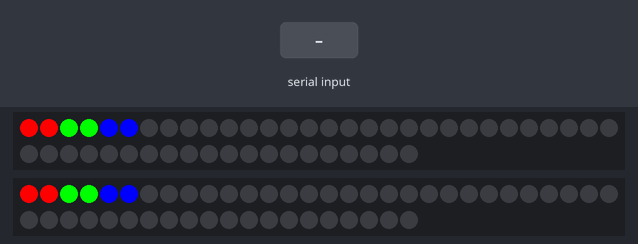
A sketch run on a simulated ESP8266 (Wemos D1 mini). On the bench: 2 × 50 RGB LEDs in strip order, left to right, continuing on the next row. The inputs (shaded band) are chosen by the test bench. Dim RGB values are drawn brighter than linear; WiFi joins after 1.5 s; servers stay silent unless stated; what the sketch prints to the serial monitor is not drawn.

Above: at 4.3 s.
4.4 s: "kill0" received over Serial
At 4.78 s:
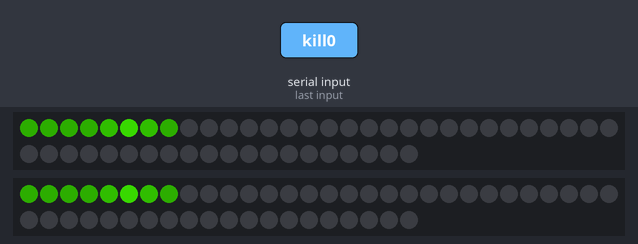
At 7.29 s:
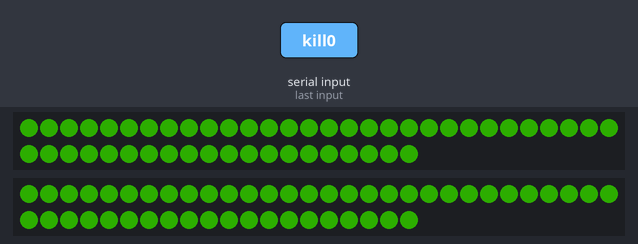

Measured:
- after the input at 4.4 s, the LEDs: first change at once (image 1 shows a later state)

The sketch:

LED_CONTROLLER_2OUT_UDP.ino
```cpp
//THIS SKETCH RECEIVES UDP DATA FOR LED STRIPS AND CONTROL IT

//========WIFI_CONFIG===========//

// INCLUDE ESP8266WiFi:
#include <ESP8266WiFi.h>
#include <WiFiUdp.h>

//CHANGE WIFI INFO HERE//
//HOME WIFI
const char *ssid = "TP-LINK_62DC";
const char *password = "67506101";

//MICROCONTROLLER WIFI SETTINGS
IPAddress ip(192, 168, 0, 135); //MICROCONTROLLER IP ADRESS
IPAddress gateway(192, 168, 0, 1);
IPAddress subnet(255, 255, 255, 0);

//UDP
WiFiUDP udp;

//IP address to send UDP data to:
// either use the ip address of the server or
// a network broadcast address
const char *udpAddress = "192.168.0.103"; //USEFULL IF NEED TO WRITE BACK TO COMPUTER
const int udpPort = 3433;                 //LISTENING PORT

//Are we currently connected?
boolean connected = false;

//===========LED_CONFIG========//

//INCLUDE FASTLED
#include <FastLED.h>

//-- CHANGE THESE -- //
#define DATA_PIN_ONE 14 //D5 on the wemos
#define DATA_PIN_TWO 13 //D7 on the wemos

#define LED_TYPE WS2811
#define COLOR_ORDER BRG
#define NUM_STRIPS 2
#define NUM_LEDS 50 //1 strip

// ============== MAX COMMUNICATIONS ===========//
#define BUFF_SIZE 64
char inputBuffer[BUFF_SIZE];

// ------------------- Gama Lookup table -------------------- //
const byte dim_curve[] = {
    0, 0, 0, 0, 0, 0, 1, 1, 1, 1, 1, 1, 1, 1, 1, 1,
    1, 1, 1, 1, 1, 1, 1, 1, 1, 1, 1, 1, 1, 1, 1, 1,
    1, 2, 2, 2, 2, 2, 2, 2, 2, 3, 3, 3, 3, 3, 4, 4,
    4, 4, 4, 5, 5, 5, 5, 6, 6, 6, 6, 7, 7, 7, 7, 8,
    8, 8, 9, 9, 9, 10, 10, 10, 11, 11, 12, 12, 12, 13, 13, 14,
    14, 15, 15, 15, 16, 16, 17, 17, 18, 18, 19, 19, 20, 20, 21, 22,
    22, 23, 23, 24, 25, 25, 26, 26, 27, 28, 28, 29, 30, 30, 31, 32,
    33, 33, 34, 35, 36, 36, 37, 38, 39, 40, 40, 41, 42, 43, 44, 45,
    46, 46, 47, 48, 49, 50, 51, 52, 53, 54, 55, 56, 57, 58, 59, 60,
    61, 62, 63, 64, 65, 67, 68, 69, 70, 71, 72, 73, 75, 76, 77, 78,
    80, 81, 82, 83, 85, 86, 87, 89, 90, 91, 93, 94, 95, 97, 98, 99,
    101, 102, 104, 105, 107, 108, 110, 111, 113, 114, 116, 117, 119, 121, 122, 124,
    125, 127, 129, 130, 132, 134, 135, 137, 139, 141, 142, 144, 146, 148, 150, 151,
    153, 155, 157, 159, 161, 163, 165, 166, 168, 170, 172, 174, 176, 178, 180, 182,
    184, 186, 189, 191, 193, 195, 197, 199, 201, 204, 206, 208, 210, 212, 215, 217,
    219, 221, 224, 226, 228, 231, 233, 235, 238, 240, 243, 245, 248, 250, 253, 255};

// -------------------------- ANIMATION ---------------------------------- //
enum State
{
    REVIVING,
    LIVING,
    DYING
};

struct Strip{
    CRGB leds[NUM_LEDS] = {};

    State currentState = LIVING;

    int livingIndex = 0;
    int revivingIndex = 0;
    int dyingIndex = 0;
};

Strip strips[2] = {};
Strip* currentStrip;

void animateLiving();
void animateReviving();
void animateDying();

void fadeToColor();

//void config();

//COLOR PALETTE;
uint8_t hue = 85;
CHSV normal    = CHSV(hue, 255, 120);
CHSV brighter  = CHSV(hue, 255, 150);
CHSV brightest = CHSV(hue, 255, 200);
CHSV dimmer1   = CHSV(hue, 255, 75);
CHSV dimmer2   = CHSV(hue, 255, 40);
//CHSV dimmer3   = CHSV(hue, 255, 40);

//======SETUP=====//

void setup()
{
    // put your setup code here, to run once:
    Serial.begin(115200);
    connectWifi(ip, gateway, subnet);

    udp.begin(udpPort); // BEGIN LISTENING ON UDP PORT udpReceivePort
    // // PRINT CONNECTION SETTINGS
    Serial.println();
    Serial.printf("Now listening at IP %s, UDP port %d\n", WiFi.localIP().toString().c_str(), udpPort);

    connected = true;

    delay(2000);
    //SETUP FASTLED
    //ADD STRIP ONE
    FastLED.addLeds<LED_TYPE, DATA_PIN_ONE, COLOR_ORDER>(strips[0].leds, NUM_LEDS);
    //ADD STRIP TWO
    FastLED.addLeds<LED_TYPE, DATA_PIN_TWO, COLOR_ORDER>(strips[1].leds, NUM_LEDS);

    //UNCOMMENT TO ENTER CONFIG MODE
    config();

    //TODO: !-- TEMPORARILY SET CURRENTSTRIP TO 0
    currentStrip = &strips[0];
}

//======MAIN_LOOP=====//

void loop()
{
    if (connected)
    {

        //If there is something in the buffer
        if (udp.parsePacket())
        {
            //Set the state on the specified strip
            //int index;
            //char command[16];
            int len = udp.read(inputBuffer, BUFF_SIZE);

            Serial.println(inputBuffer);
            Serial.println(len);
            //sscanf(inputBuffer, "%d %s", index, &command);
            //Serial.println(index);
            //Serial.println(command);


            if (strcmp(inputBuffer, "kill0") == 0){
                Serial.println(inputBuffer); //Debug
                strips[0].currentState = DYING;
            }
            else if (strcmp(inputBuffer, "revive0") == 0){
                Serial.println(inputBuffer);
                strips[0].currentState = REVIVING;
            }
            else if (strcmp(inputBuffer, "kill1") == 0){
                strips[1].currentState = DYING;
            }
            else if (strcmp(inputBuffer, "revive1") == 0){
                strips[1].currentState = REVIVING;
            }
            else {
                Serial.println("Unrecognized case from buffer");
                Serial.printf("InputBuffer: %s\n", inputBuffer);
                //Serial.printf("Command: %s\n", command);
                //Serial.printf("Index: %d\n", index);
            }

            udp.flush();
        }

        //Do Animation
        for(int s = 0; s < NUM_STRIPS; ++s){
            //Switch strip
            currentStrip = &strips[s];
            //Animate one frame on the strip
            switch (currentStrip->currentState)
            {
                case REVIVING:
                    animateReviving();
                    break;
                case DYING:
                    animateDying();
                    break;
                default:
                    animateLiving();
                    break;
            }

            // Serial.printf("Current Strip: %d\n", s);
            // Serial.printf("currentState: %d\n", currentStrip->currentState);
            // Serial.printf("livingIndex: %d\n", currentStrip->livingIndex);
            //Serial.println("dyingIndex: " + currentStrip->dyingIndex)
        }

        FastLED.show();
        //TODO: put this back to faster speed.
        delay(50);
    }
}
//======HELPERS=====//

void connectWifi(IPAddress _ip, IPAddress _gateway, IPAddress _subnet)
{
    Serial.println("***STARTING WIFI***");

    // delete old config
    WiFi.disconnect(true);
    // BEGIN WIFI
    WiFi.config(_ip, _gateway, _subnet);
    WiFi.begin(ssid, password);

    // WAIT UNTIL CONNECTED
    while (WiFi.status() != WL_CONNECTED) {
        Serial.print(".");
        delay(10);
    }
}

//======= ANIMATIONS FUNCTIONS =========
// *! Run on every update call.

// TODO: fix animations
void animateLiving(){
    //Reset index of other animations to 0
    currentStrip->revivingIndex = 0;
    currentStrip->dyingIndex = 0;

    int* livingIndex = &(currentStrip->livingIndex);
    //Do one frame
    if(*livingIndex < NUM_LEDS + 4)
    {

        if(*livingIndex < NUM_LEDS){
            currentStrip->leds[*livingIndex] = normal;
        }

        //Set leds behind it if you can
        if(*livingIndex >= 1 && (*livingIndex - 1 < NUM_LEDS)){
            currentStrip->leds[*livingIndex - 1] = brighter;
        }
        if (*livingIndex >= 2 && (*livingIndex - 2 < NUM_LEDS)){
            currentStrip->leds[*livingIndex - 2] = brightest;
        }
        if (*livingIndex >= 3 && (*livingIndex - 3 < NUM_LEDS)){
            currentStrip->leds[*livingIndex - 3] = brighter;
        }
        if (*livingIndex >= 4 && (*livingIndex - 4 < NUM_LEDS)){
            currentStrip->leds[*livingIndex - 4] = normal;
        }

        (*livingIndex)++;
    }
    else
    {
        //After the wave, reset the the livingIndex to 0
        *livingIndex = 0;
    }
}

void animateDying(){
    currentStrip->livingIndex = 0;
    currentStrip->revivingIndex = 0;

    int* dyingIndex = &(currentStrip->dyingIndex);

    //TODO: Test the function fadelightby
    if(*dyingIndex < NUM_LEDS + 3)
    {
        //Set current to bright green
        if(*dyingIndex < NUM_LEDS){
            currentStrip->leds[*dyingIndex] = brighter;
        }

        //Set led behind it
        if(*dyingIndex >= 1 && (*dyingIndex - 1 < NUM_LEDS)){
            currentStrip->leds[*dyingIndex - 1] = dimmer1;
        }
        if(*dyingIndex >= 2 && (*dyingIndex - 2 < NUM_LEDS)){
            currentStrip->leds[*dyingIndex - 2] = dimmer2;
        }
        if(*dyingIndex >= 3 && (*dyingIndex - 3 < NUM_LEDS)){
            currentStrip->leds[*dyingIndex - 3] = CRGB(0, 0, 0);
        }

        (*dyingIndex)++;
    }
}

void animateReviving(){
    currentStrip->livingIndex = 0;
    currentStrip->dyingIndex = 0;

    int* revivingIndex = &(currentStrip->revivingIndex);
    if(++(*revivingIndex) <= 24)
    {

        //Light up all leds
        for(int i = 0; i < NUM_LEDS; ++i){
            currentStrip->leds[i] = CHSV(normal.h, normal.s, *revivingIndex * 6);
        }
    }
    //Reviving completed
    else
    {
        currentStrip->currentState = LIVING;
    }
}

//TODO: Finish this
void fadeToColor(){
    CHSV color = CHSV(200, 255, 200);
}

void config(){

    FastLED.clear();

    for(int s = 0; s < NUM_STRIPS; ++s){
        strips[s].leds[0] = CRGB(255, 0, 0);
        strips[s].leds[1] = CRGB(255, 0, 0);
        strips[s].leds[2] = CRGB(0, 255, 0);
        strips[s].leds[3] = CRGB(0, 255, 0);
        strips[s].leds[4] = CRGB(0, 0, 255);
        strips[s].leds[5] = CRGB(0, 0, 255);
        strips[s].leds[7] = CRGB(0, 0, 0);
    }


    for(int s = 0; s < NUM_STRIPS; ++s){
        Serial.printf("%d %d %d\n", strips[s].livingIndex, strips[s].dyingIndex, strips[s].revivingIndex);
    }

    FastLED.show();

    Serial.println("Press any key to continute");
    while(!Serial.available()) {};
    Serial.println(Serial.read());

}
```
